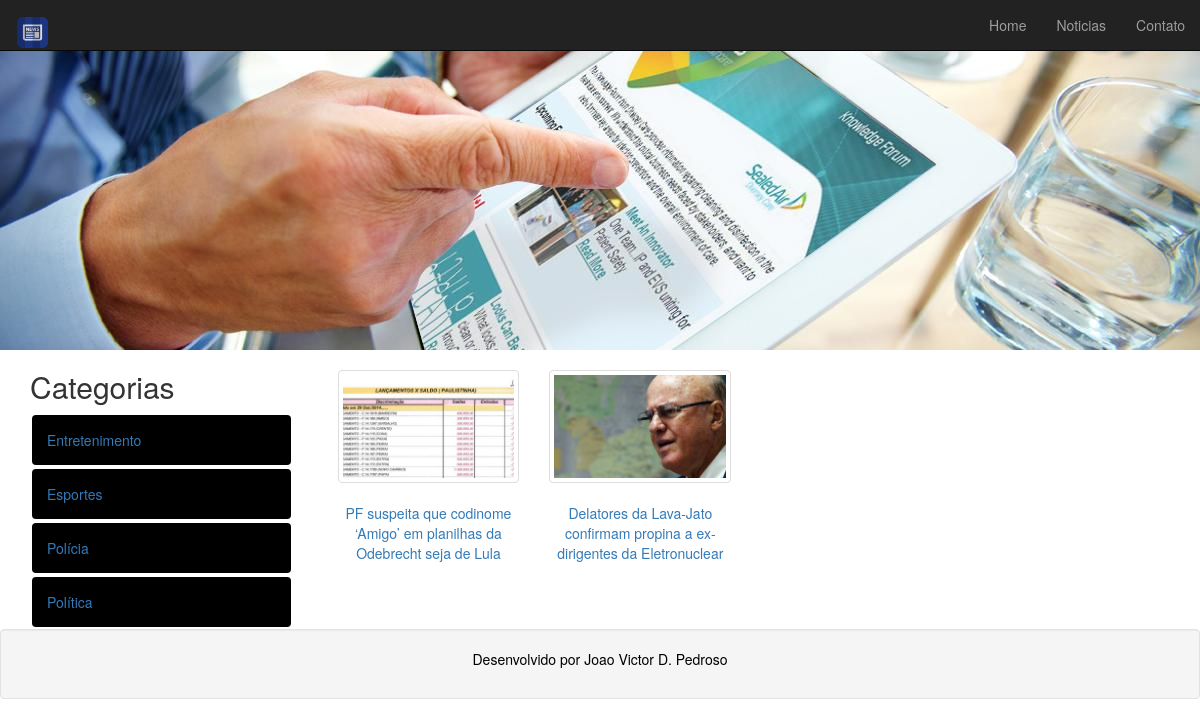
The page /index.php?pg=noticias&id=1 on the database its author committed.
### tables this page shows
CREATE TABLE `categoria` (
  `id` int(11) NOT NULL,
  `categoria` varchar(100) NOT NULL
);

CREATE TABLE `noticia` (
  `id` int(11) NOT NULL,
  `titulo` varchar(100) NOT NULL,
  `categoria_id` int(11) NOT NULL,
  `noticia` text NOT NULL,
  `foto` varchar(50) NOT NULL
);

### index.php (the view, shortened to what this page needs)
<!DOCTYPE html>
<html lang="pt-br">
  <head>
    <link href="css/bootstrap.min.css" rel="stylesheet">
    <link rel="stylesheet" type="text/css" href="css/estilo.css">
  </head>
  <body>
    <nav class="navbar navbar-inverse navbar-fixed-top">
      <div class="container-fluid">
        <div class="navbar-header">
          <a class="navbar-brand" href="index.php">
            <img src="imagens/icone2.ico" alt="News" title="News" width="35">
          </a>
        </div>
        <div class="collapse navbar-collapse" id="menu">
          <ul class="nav navbar-nav navbar-right">
            <li><a href="index.php?pg=home">Home</a></li>
            <li><a href="index.php?pg=noticias">Noticias</a></li>
            <li><a href="index.php?pg=contato">Contato</a></li>
          </ul>
        </div>
      </div>
    </nav>
    <div id="banner" class="cycle-slideshow" data-cycle-slides="> img">
        <img src='imagens/b1.jpg' class='img' title='Banner1' alt='Banner1'>
    </div>
    <?php
      include "conecta.php";
    ?>
    <div class="container">
    <div class="row">
      <div class="col-md-3 col-sm-3">
        <h2>Categorias</h2>
        <?php
          $sql = "select * from categoria order by categoria";
          $resultado = mysqli_query($con, $sql);
          while ($dados = mysqli_fetch_array($resultado)){
            $id = $dados["id"];
            $categoria = $dados["categoria"];
            echo "<div class='categorias'>
                <ul class='nav nav-pills nav-stacked'>
                  <li><a href='index.php?pg=noticias&id=$id'>$categoria</a></li>
                </ul>
                </div>
                ";
          }
        ?>
      </div>
      <div class="col-md-9 col-sm-9">
        <?php
          $pg = "home";
          if (isset($_GET["pg"])){
            $pg = trim($_GET["pg"]);
          }
          $pg = "$pg.php";
          if (file_exists($pg)){
            include $pg;
          }else {
            echo "<h3>Página Não Encontrada !</h3>";
          }
        ?>
      </div>
    </div>
  </div>
  <footer class="text-center well rodape">
    <p>Desenvolvido por Joao Victor D. Pedroso</p>
  </footer>
  </body>
</html>

### noticias.php (shortened to what this page needs)
<?php
	$id = 0;
	if (isset($_GET["id"])){
		$id = trim($_GET["id"]);
	}
	$sql = "Select * from noticia where categoria_id = ".(int)$id;
	$resultado = mysqli_query($con, $sql);
	while($dados = mysqli_fetch_array($resultado)){
		$id = $dados["id"];
		$titulo = $dados["titulo"];
		$foto = $dados["foto"];
		echo "<div class='col-md-3 text-center espaco'>
 				<a href='index.php?pg=mais&id=$id'>
 					<img src='imagens/$foto' class='thumbnail img'>
 					<p>$titulo</p>
 				</a>
 			  </div>";
	}
?>

### css/estilo.css (style rules this page uses)
.cycle-slideshow, .cycle-slide, .img { width:100%; }
.rodape { color: black; margin-top: auto; margin-bottom: 0px; }
.espaco { margin-top: 20px; }
.nav-pills li a { background: black; padding: 15px; margin: 2px; }

### rows shown on the page
categoria: categoria "Entretenimento"
categoria: categoria "Esportes"
categoria: categoria "Polícia"
categoria: categoria "Política"
noticia: foto (picture), titulo "PF suspeita que codinome ‘Amigo’ em planilhas da Odebrecht seja de Lula"
noticia: foto (picture), titulo "Delatores da Lava-Jato confirmam propina a ex-dirigentes da Eletronuclear"
